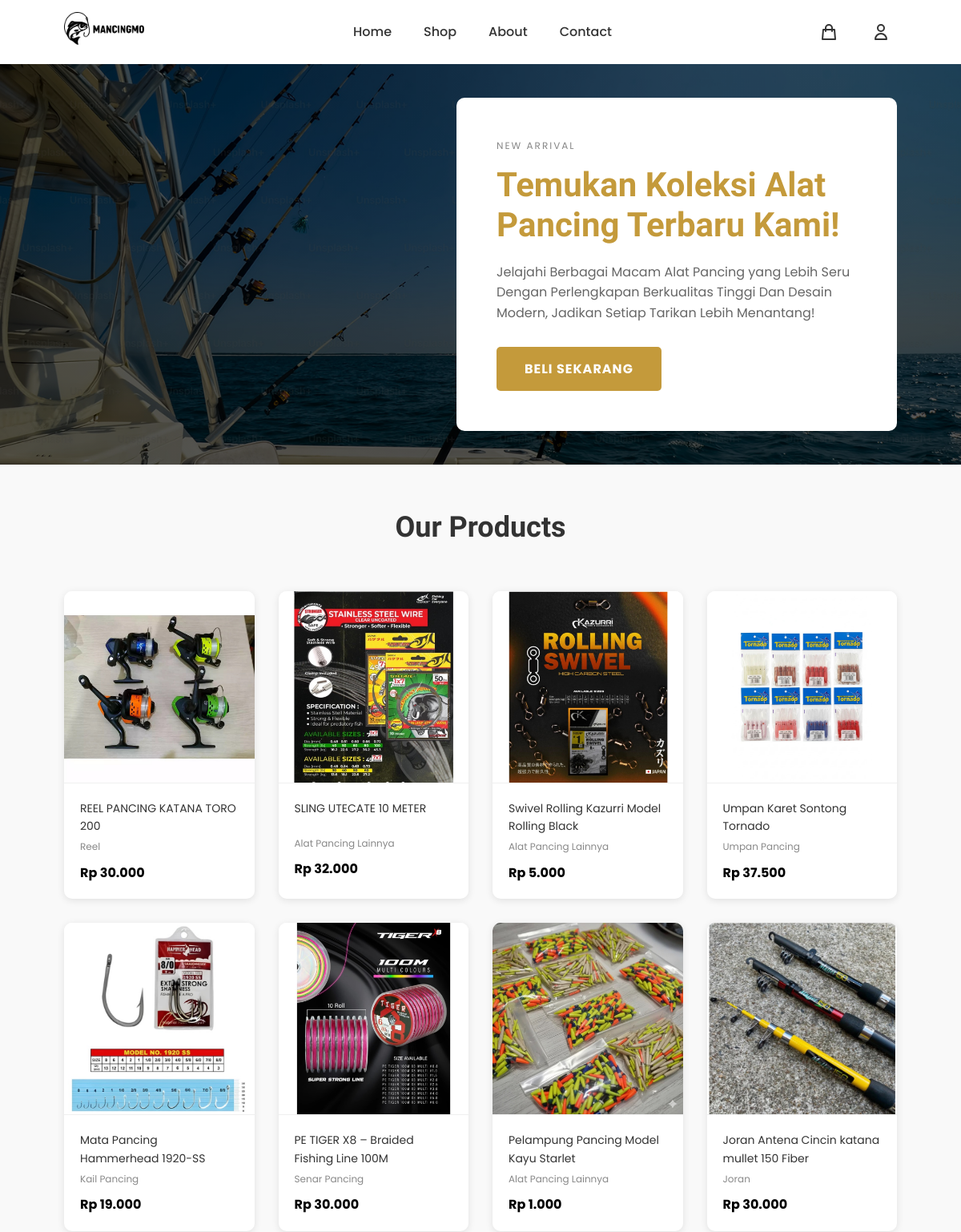
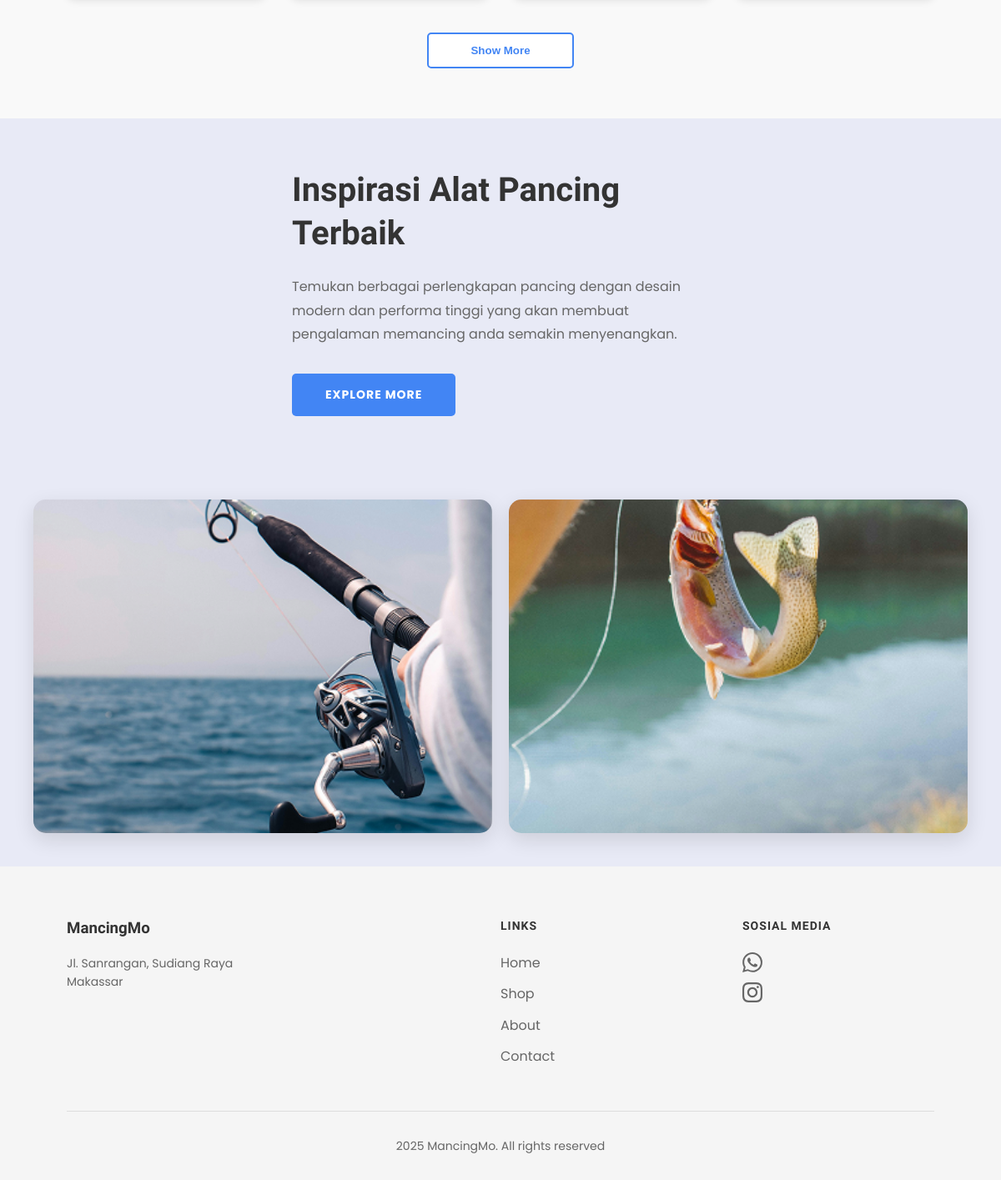
The page / on the database its author committed (2 pictures, top to bottom).
### products/models.py (models this page shows, shortened)
class Product(models.Model):
    name = models.CharField(max_length=300, verbose_name="Nama Produk")
    slug = models.SlugField(unique=True, blank=True, verbose_name="Slug")
    description = models.TextField(verbose_name="Deskripsi")
    price = models.DecimalField(max_digits=10, decimal_places=0, verbose_name="Harga")
    category = models.ForeignKey(Category, on_delete=models.CASCADE, related_name='products', verbose_name="Kategori")
    stock = models.IntegerField(default=0, verbose_name="Stok")
    image = models.ImageField(upload_to='products/', blank=True, null=True, verbose_name="Gambar")
    is_active = models.BooleanField(default=True, verbose_name="Aktif")
    featured = models.BooleanField(default=False, verbose_name="Unggulan")
    created_at = models.DateTimeField(auto_now_add=True, verbose_name="Dibuat Pada")
    updated_at = models.DateTimeField(auto_now=True, verbose_name="Diperbarui Pada")
    class Meta:
        verbose_name = "Produk"
        verbose_name_plural = "Produk"
        ordering = ['-created_at']
        app_label = 'products'

class Category(models.Model):
    name = models.CharField(max_length=200, verbose_name="Nama Kategori")
    slug = models.SlugField(unique=True, blank=True, verbose_name="Slug")
    description = models.TextField(blank=True, verbose_name="Deskripsi")
    created_at = models.DateTimeField(auto_now_add=True, verbose_name="Dibuat Pada")
    class Meta:
        verbose_name = "Kategori"
        verbose_name_plural = "Kategori"
        ordering = ['name']
        app_label = 'products'

### products/views.py (the view)
# urls.py: path('', views.home, name='home'),
def home(request):
    products = Product.objects.filter(is_active=True)[:8]
    context = {
        'products': products,
    }
    return render(request, 'home.html', context)

### products/templatetags/currency_filters.py (called while the page is built)
@register.filter
def rupiah(value):
    try:
        value = float(value)
        formatted = "{:,.0f}".format(value).replace(',', '.')
        return formatted
    except (ValueError, TypeError):
        return value

### templates/home.html (shortened to what this page needs)
{% extends 'base.html' %}
{% load static %}
{% load currency_filters %}
{% block extra_css %}
<link rel="stylesheet" href="{% static 'css/index.css' %}">
{% endblock %}
{% block content %}
<section class="hero">
    <div class="hero-content">
        <div class="hero-badge">NEW ARRIVAL</div>
        <h1 class="hero-title">Temukan Koleksi Alat Pancing Terbaru Kami!</h1>
        <p class="hero-description">
            Jelajahi Berbagai Macam Alat Pancing yang Lebih Seru Dengan Perlengkapan Berkualitas Tinggi Dan Desain Modern, Jadikan Setiap Tarikan Lebih Menantang!
        </p>
        <button class="btn-primary" onclick="window.location.href='{% url 'shop' %}'">Beli Sekarang</button>
    </div>
</section>
<section class="products">
    <h2 class="section-title">Our Products</h2>
    <div class="product-grid">
        {% for product in products %}
        <div class="product-card" onclick="window.location.href='{% url 'product_detail' product.slug %}';">
            <div class="product-image">
                <img src="{{ product.image.url }}" alt="{{ product.name }}">
            </div>
            <div class="product-info">
                <div class="product-name">{{ product.name }}</div>
                <div class="product-brand">{{ product.category.name }}</div>
                <div class="product-price">Rp {{ product.price|rupiah }}</div>
            </div>
        </div>
        {% empty %}
        <p>Belum ada produk tersedia.</p>
        {% endfor %}
    </div>
    <button class="show-more-btn" onclick="window.location.href='{% url 'shop' %}'">Show More</button>
</section>
<section class="inspiration">
    <div class="inspiration-content">
        <div class="inspiration-text">
            <h2 class="inspiration-title">Inspirasi Alat Pancing Terbaik</h2>
            <p class="inspiration-description">
                Temukan berbagai perlengkapan pancing dengan desain modern dan performa tinggi yang akan membuat pengalaman memancing anda semakin menyenangkan.
            </p>
            <button class="btn-secondary" onclick="window.location.href='{% url 'shop' %}'">Explore More</button>
        </div>
    </div>
    <div class="inspiration-images">
        <div class="inspiration-image inspiration-image-large" style="background-image: url('{% static 'image/inspirasi1.png' %}');"></div>
        <div class="inspiration-image inspiration-image-small" style="background-image: url('{% static 'image/inspirasi2.png' %}');"></div>
    </div>
</section>
{% endblock %}

### static/css/edit_profile.css (style rules this page uses)
.btn-primary { background: #3b82f6; color: white; padding: 0.75rem 2rem; border: none; border-radius: 6px; font-weight: 600; cursor: pointer; transition: background-color 0.2s; font-family: 'Poppins', sans-serif; font-size: 1rem; }
.btn-secondary { background: #6b7280; color: white; padding: 0.75rem 2rem; border: none; border-radius: 6px; font-weight: 600; cursor: pointer; text-decoration: none; display: inline-block; text-align: center; transition: background-color 0.2s; font-family: 'Poppins', sans-serif; font-size: 1rem; }

### static/css/change_password.css (style rules this page uses)
.btn-primary { background: #3b82f6; color: white; padding: 0.75rem 2rem; border: none; border-radius: 6px; font-weight: 600; cursor: pointer; transition: background-color 0.2s; font-family: 'Poppins', sans-serif; font-size: 1rem; }
.btn-secondary { background: #6b7280; color: white; padding: 0.75rem 2rem; border: none; border-radius: 6px; font-weight: 600; cursor: pointer; text-decoration: none; display: inline-block; text-align: center; transition: background-color 0.2s; font-family: 'Poppins', sans-serif; font-size: 1rem; }

### templates/base.html (style rules this page uses)
* { margin: 0; padding: 0; box-sizing: border-box; }
body { font-family: 'Poppins', sans-serif; color: #333; background-color: #f8f9fa; line-height: 1.6; min-height: 100vh; display: flex; flex-direction: column; }
h1, h2, h3, h4, h5, h6 { font-family: 'Montserrat', sans-serif; }

### rows shown on the page
Product: image (picture), name "REEL PANCING KATANA TORO 200", category.name "Reel", price|rupiah "30.000"
Product: image (picture), name "SLING UTECATE 10 METER", category.name "Alat Pancing Lainnya", price|rupiah "32.000"
Product: image (picture), name "Swivel Rolling Kazurri Model Rolling Black", category.name "Alat Pancing Lainnya", price|rupiah "5.000"
Product: image (picture), name "Umpan Karet Sontong Tornado", category.name "Umpan Pancing", price|rupiah "37.500"
Product: image (picture), name "Mata Pancing Hammerhead 1920-SS", category.name "Kail Pancing", price|rupiah "19.000"
Product: image (picture), name "PE TIGER X8 – Braided Fishing Line 100M", category.name "Senar Pancing", price|rupiah "30.000"
Product: image (picture), name "Pelampung Pancing Model Kayu Starlet", category.name "Alat Pancing Lainnya", price|rupiah "1.000"
Product: image (picture), name "Joran Antena Cincin katana mullet 150 Fiber", category.name "Joran", price|rupiah "30.000"
